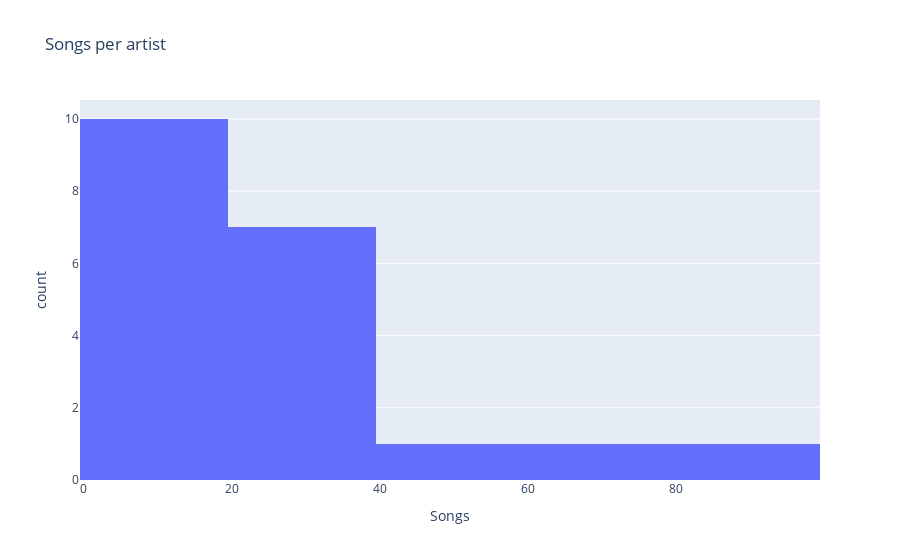

The notebook cell saved with this chart:
### Markdown cell above
<a name="eda"></a>
# EDA
#### Number of songs, artists, and words

### Code cell
song_count_df = df.groupby('Artist')[['Song']].count()
fig = px.histogram(song_count_df, x='Song', title='Songs per artist', labels={'Song': 'Songs'})
fig.show()

### Figure 1 — Plotly figure (JSON) as saved in the notebook; plotly's stock layout.template omitted (floating-point values rounded to 4 significant figures)
{"data": [{"alignmentgroup": "True", "bingroup": "x", "hovertemplate": "Songs=%{x}<br>count=%{y}<extra></extra>", "legendgroup": "", "marker": {"color": "#636efa", "pattern": {"shape": ""}}, "name": "", "offsetgroup": "", "orientation": "v", "showlegend": false, "type": "histogram", "x": [9, 17, 9, 23, 10, 16, 32, 15, 26, 18, 20, 50, 12, 24, 62, 23, 18, 81, 16, 25], "xaxis": "x", "yaxis": "y"}], "layout": {"barmode": "relative", "legend": {"tracegroupgap": 0}, "title": {"text": "Songs per artist"}, "xaxis": {"anchor": "y", "domain": [0, 1], "title": {"text": "Songs"}}, "yaxis": {"anchor": "x", "domain": [0, 1], "title": {"text": "count"}}}}
